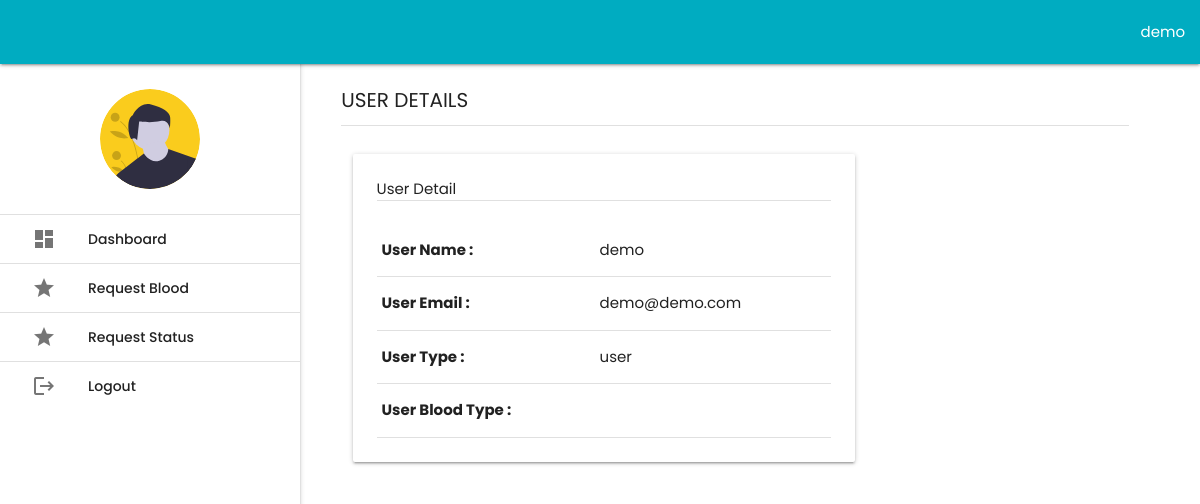
The page /user/home.php (signed in) on the database its author committed.
### tables this page shows
CREATE TABLE `tbl_users` (
  `userID` int(11) NOT NULL,
  `userName` varchar(100) NOT NULL,
  `userEmail` varchar(100) NOT NULL,
  `userPass` varchar(100) NOT NULL,
  `userType` varchar(100) NOT NULL,
  `userBloodGroup` varchar(20) NOT NULL,
  `userStatus` enum('Y','N') NOT NULL DEFAULT 'N',
  `tokenCode` varchar(100) NOT NULL
);

### user/php/handeler.php (called while the page is built, shortened)
<?php
class USER
{
 private $conn;
 public function __construct()
 {
  $database = new Database();
  $db = $database->dbConnection();
  $this->conn = $db;
}
 public function runQuery($sql)
 {
  $stmt = $this->conn->prepare($sql);
  return $stmt;
 }
}

### user/home.php (the view, shortened to what this page needs)
<?php
require_once './php/handeler.php';
$user_home = new USER();
$stmt = $user_home->runQuery("SELECT * FROM tbl_users WHERE userID=:uid");
$stmt->execute(array(":uid"=>$_SESSION['userSession']));
$row = $stmt->fetch(PDO::FETCH_ASSOC);
?>
<!DOCTYPE html>
<html lang="en" >
<head>
  <link rel='stylesheet' href='https://cdnjs.cloudflare.com/ajax/libs/materialize/1.0.0/css/materialize.min.css'>
<link rel='stylesheet' href='https://fonts.googleapis.com/icon?family=Material+Icons|Poppins'><link rel="stylesheet" href="./style.css">
<link rel="stylesheet" href="./css/dashboard.css">
</head>
<body>
<!DOCTYPE html>
<html lang="en">
<head>
</head>
<body>
	<div class="navbar-fixed">
		<nav class="colored">
		    <div class="nav-wrapper">
		      	<ul class="right hide-on-med-and-down">
		        	<li><a><?php echo $row['userName']; ?></a></li>
			    </ul>
		    </div>
		</nav>
	</div>
	<div class="row">
		<div class="col s12 m12 l3">
			<ul id="slide-out" class="sidenav sidenav-fixed sidebar-clear-parent">
				<li class="img-thumb valign-wrapper">
                <img src="./img/avatar.svg" class="circle" alt="" height="100px">
				</li>
				<li class="bordered"><a class="waves-effect" href="home.php"><i class="material-icons">dashboard</i>Dashboard</a></li>
				<li class="bordered"><a class="waves-effect" href="requestblood.php"><i class="material-icons">star</i>Request Blood</a></li>
				<li class="bordered"><a class="waves-effect" href="requeststatus.php"><i class="material-icons">star</i>Request Status</a></li>
				<li class="bordered"><a tabindex="-1" href="./php/logout.php" class="waves-effect"><i class="material-icons">logout</i>Logout</a></li>
			</ul>
		</div>
		<div class="container admin-content">
			<div class="col s12 m12 l9 offset-l3">
				<div class="hero-title">USER DETAILS</div>
				<div class="divider"></div>
				<div class="admin-content">
				<div class="col s12 m12 l8">
						<div class="card">
							<div class="card-content">
								<p>User Detail</p>
								<div class="divider"></div>
								<br>
								<div class="right-align">
									<table>
									<tr>
									<th>User Name :</th>
									<td><?php echo $row['userName']; ?></td>
									</tr>
									<tr>
									<th>User Email :</th>
									<td><?php echo $row['userEmail']; ?></td>
									</tr>
									<tr>
									<th>User Type :</th>
									<td><?php echo $row['userType']; ?></td>
									</tr>
									<tr>
									<th>User Blood Type :</th>
									<td><?php echo $row['userBloodGroup']; ?></td>
									</tr>
									</table>
								</div>
							</div>
						</div>
					</div>
				</div>
			</div>
		</div>
	</div>
</body>
</html>
</body>
</html>

### hospital/css/style.css (style rules this page uses)
* { padding:0; margin:0; box-sizing:border-box; font-family:'Poppins', sans-serif; }

### user/css/dashboard.css (style rules this page uses)
body,html { font-family: "Poppins"; margin: 0; padding: 0; }
.colored { background-color: #00acc1; }
.navbar-fixed { z-index: 9999; }
.bordered { border-top: 1px solid #E0E0E0; }
.img-thumb { height: 150px; justify-content: center; background-position: center; background-repeat: no-repeat; background-size:100px; }
.admin-content { margin-top: 20px; text-align: justify; z-index: -2; }
.hero-title { font-size: 20px; margin-bottom: 10px; }
@media only screen and (min-width: 1100px) { .container { width: 90% !important; } }

### rows shown on the page
tbl_users: userName "demo", userEmail "demo@demo.com", userType "user"
